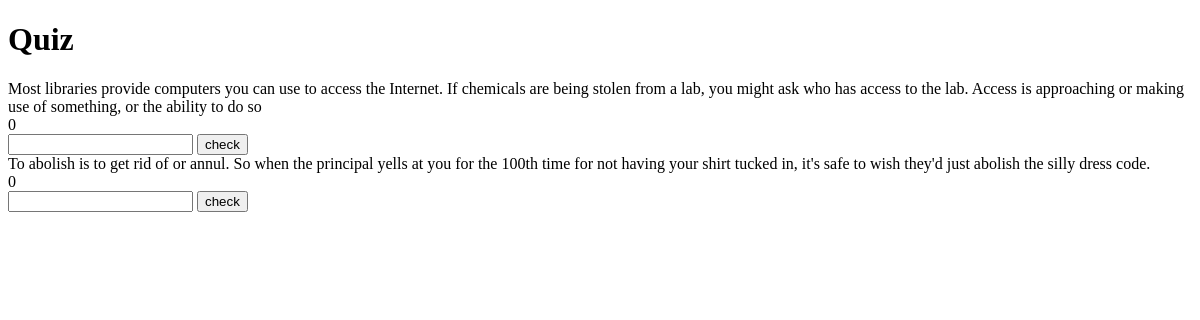
The app's page /quiz, older data.
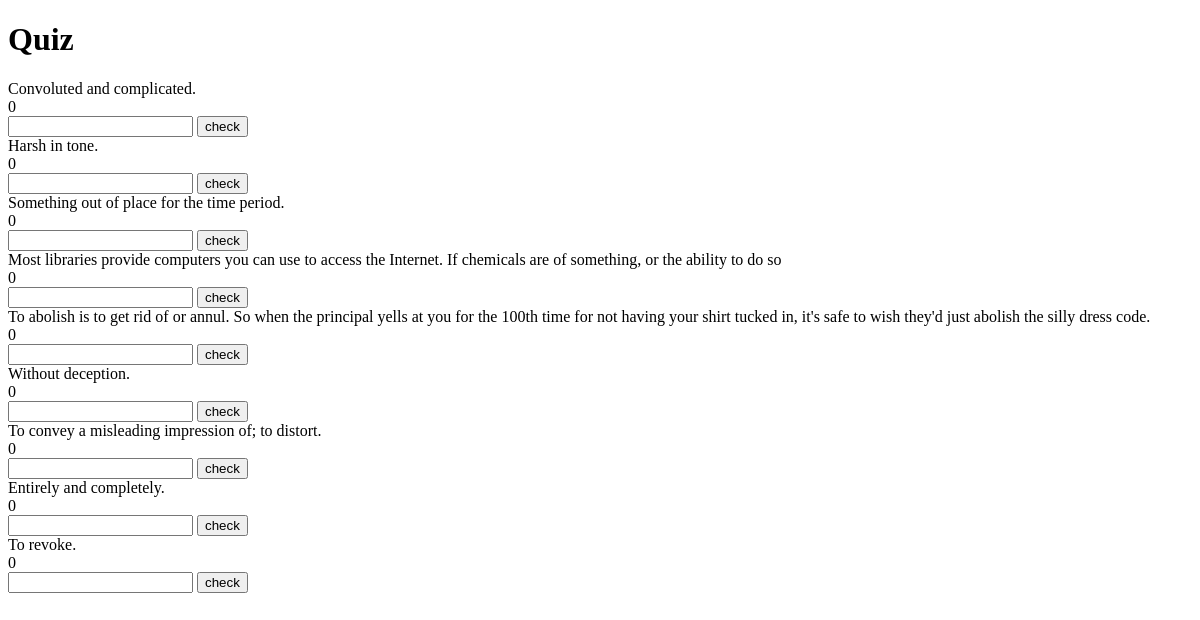
The same page, newer data.
### apps/models.py (models this page shows, shortened)
class Addcard(models.Model):
    id = models.UUIDField(primary_key=True, default=uuid.uuid4, editable=False)
    input_box = models.CharField(max_length=100, verbose_name="Input Box", unique=True)
    text_area = models.TextField(verbose_name="Text Area", unique=True)

### quiz/views.py (the view)
# urls.py: path('',include('quiz.urls'))
def quiz(request):
    obj = Addcard.objects.order_by("?")
    score = 0
    if request.method == 'POST':
        input_data = request.POST.get('input_data')
        if Addcard.objects.filter(input_box=input_data).exists():
            score +=1
    return render(request, "quiz/quiz.html", {"obj":obj , "score" : score})

### quiz/templates/quiz/quiz.html (shortened to what this page needs)
<!DOCTYPE html>
<html lang="en">
<head>
</head>
<body>
    <h1>Quiz</h1>
     {% for i in obj %}
        {{ i.text_area }}<br>
        {{ score }}
        <form method="POST">
            <input id="input_data"  type="text" name="input_data">
            <button type="submit">check</button>
        </form>
     {% endfor %}
</body>
</html>

Row changes from the older to the newer data that the page shows:
added Addcard: text_area "Convoluted and complicated.", score "0"
added Addcard: text_area "Harsh in tone.", score "0"
added Addcard: text_area "Something out of place for the time period.", score "0"
changed Addcard: text_area "…Internet. If chemicals are being stolen from a lab, you might ask who has access to the lab. Access is approaching or making use of something, or the…" → "Most libraries provide computers you can use to access the Internet. If chemicals are of something, or the ability to do so"
added Addcard: text_area "Without deception.", score "0"
added Addcard: text_area "To convey a misleading impression of; to distort.", score "0"
added Addcard: text_area "Entirely and completely.", score "0"
added Addcard: text_area "To revoke.", score "0"
